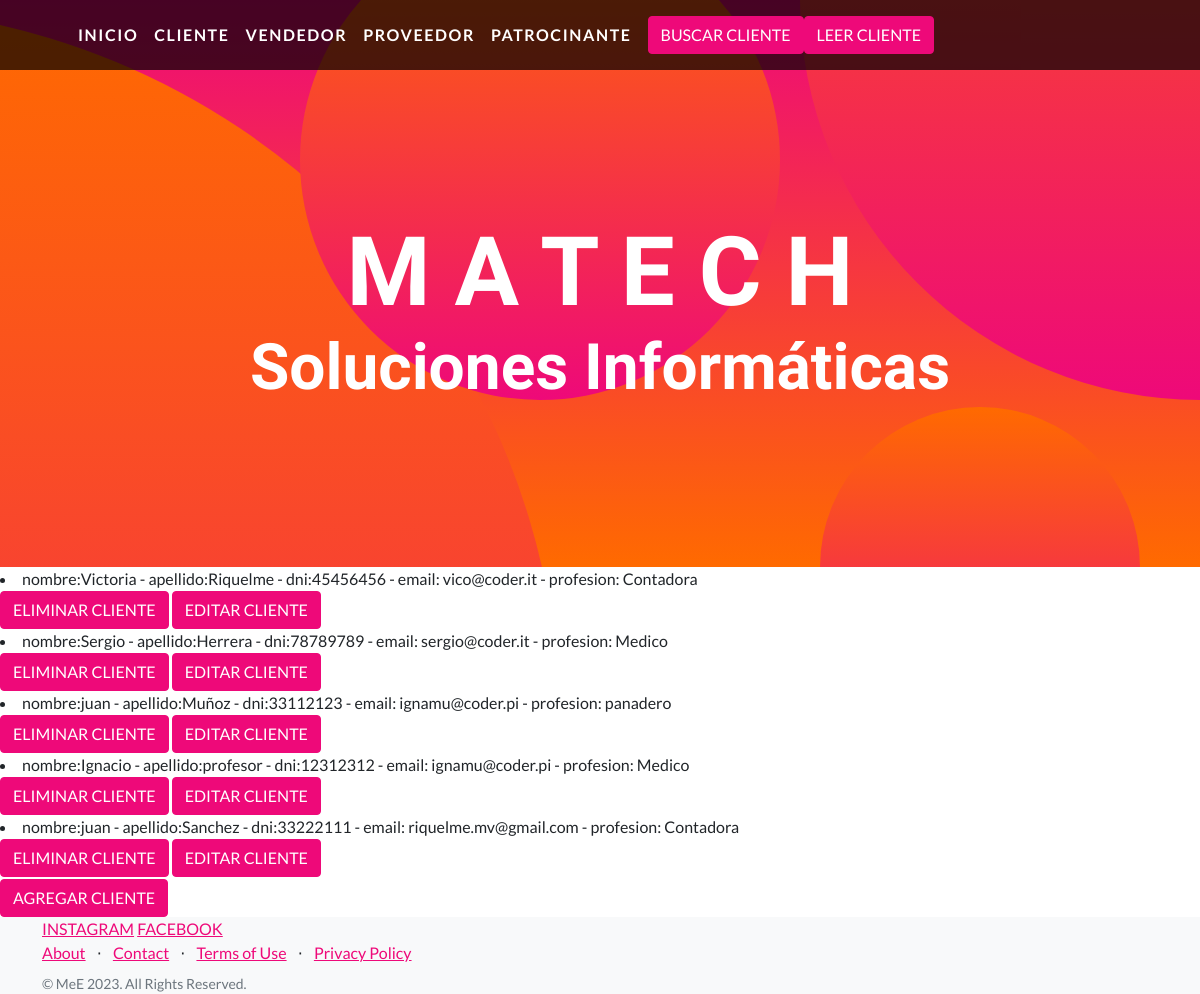
/AppTerceraPreEntregaEscobarMatias/leerCliente/, run on the app's committed database.
### AppTerceraPreEntregaEscobarMatias/models.py (models this page shows)
class Cliente (models.Model):
    nombre=models.CharField(max_length=40)
    apellido=models.CharField(max_length=40)
    dni=models.IntegerField()
    email=models.EmailField()
    profesion=models.CharField(max_length=30)
    def __str__(self):
        return f"nombre:{self.nombre} - apellido:{self.apellido} - dni:{self.dni} - email: {self.email} - profesion: {self.profesion}"

### AppTerceraPreEntregaEscobarMatias/views.py (the view)
def leerCliente(request):
    cliente= Cliente.objects.all()
    contexto = {"cliente": cliente}
    return render (request, "leerCliente.html", contexto)

### AppTerceraPreEntregaEscobarMatias/templates/leerCliente.html (shortened to what this page needs)
{% extends "padre.html" %}
{% load static %}
{% block contenidoQueCambia %}
<body>
    {% for p in cliente %}
    <li> {{p}} </li>
        <a class="btn btn-primary" href="{% url "AppTerceraPreEntregaEscobarMatias:eliminarCliente" p.nombre %}">ELIMINAR CLIENTE</a>
        <a class="btn btn-primary" href="{% url "AppTerceraPreEntregaEscobarMatias:editarCliente" p.nombre %}">EDITAR CLIENTE</a>
    {% endfor %}
<br>
</body>
            <a class="btn btn-primary" href="{% url "AppTerceraPreEntregaEscobarMatias:cliente"%}">AGREGAR CLIENTE</a>
            <button class="navbar-toggler" type="button" data-bs-toggle="collapse" data-bs-target="#navbarResponsive" aria-controls="navbarResponsive" aria-expanded="false" aria-label="Toggle navigation"><span class="navbar-toggler-icon"></span></button>
{% endblock %}

### data on the page
Cliente: nombre+apellido+dni "nombre:Victoria - apellido:Riquelme - dni:45456456 - email: vico@coder.it - profesion: Contadora"
Cliente: nombre+apellido+dni "nombre:Sergio - apellido:Herrera - dni:78789789 - email: sergio@coder.it - profesion: Medico"
Cliente: nombre+apellido+dni "nombre:juan - apellido:Muñoz - dni:33112123 - email: ignamu@coder.pi - profesion: panadero"
Cliente: nombre+apellido+dni "nombre:Ignacio - apellido:profesor - dni:12312312 - email: ignamu@coder.pi - profesion: Medico"
Cliente: nombre+apellido+dni "nombre:juan - apellido:Sanchez - dni:33222111 - email: riquelme.mv@gmail.com - profesion: Contadora"
